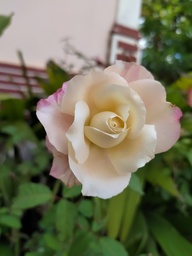
#> input picture img.jpg, 192 x 256 px, shrunk from 703 x 937 before the run
$ python 01.py
#> lines starting #> are read from the running program, lines starting #| are printed output that depends on the picture
#> in main, image is the input picture: shape (256, 192, 3); mean B, G, R 89.7, 115.5, 115
import numpy as np
import cv2

def computeKmeans(image):
    Z = image.reshape((-1, 3))
    Z = np.float32(Z)

    #criterio de parada
    criteria = (cv2.TERM_CRITERIA_EPS + cv2.TERM_CRITERIA_MAX_ITER, 4, 0.1)
    # quantidade de cores
    K = 256

    _, labels, centroides = cv2.kmeans(Z, K, None, criteria, 4, cv2.KMEANS_RANDOM_CENTERS)
#> centroides = 256 rows, first 8: [14.09, 19.05, 23.55], [16.67, 17, 32], [14.18, 21.53, 19.19], [47.07, 52.47, 94.4], [150.4, 164, 183.5], [18.67, 20, 28.67], [9.76, 23.14, 23.76], [19.5, 23.5, 27]

    centroides = np.uint8(centroides)
#> centroides = 256 rows, first 8: [14, 19, 23], [16, 17, 32], [14, 21, 19], [47, 52, 94], [150, 163, 183], [18, 20, 28], [9, 23, 23], [19, 23, 27]
    imagemColorida = centroides[labels.flatten()]
    imagemFinal = imagemColorida.reshape(image.shape)
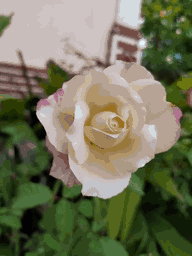
#> imagemFinal: shape (256, 192, 3); mean B, G, R 89.3, 115, 114.4

    cv2.imshow("Original", image)
    cv2.imshow("Resultado", imagemFinal)
    cv2.waitKey(0)
    cv2.destroyAllWindows()

def main():

    image = cv2.imread('img.jpg')
    computeKmeans(image)

if __name__ == "__main__":
    main()
